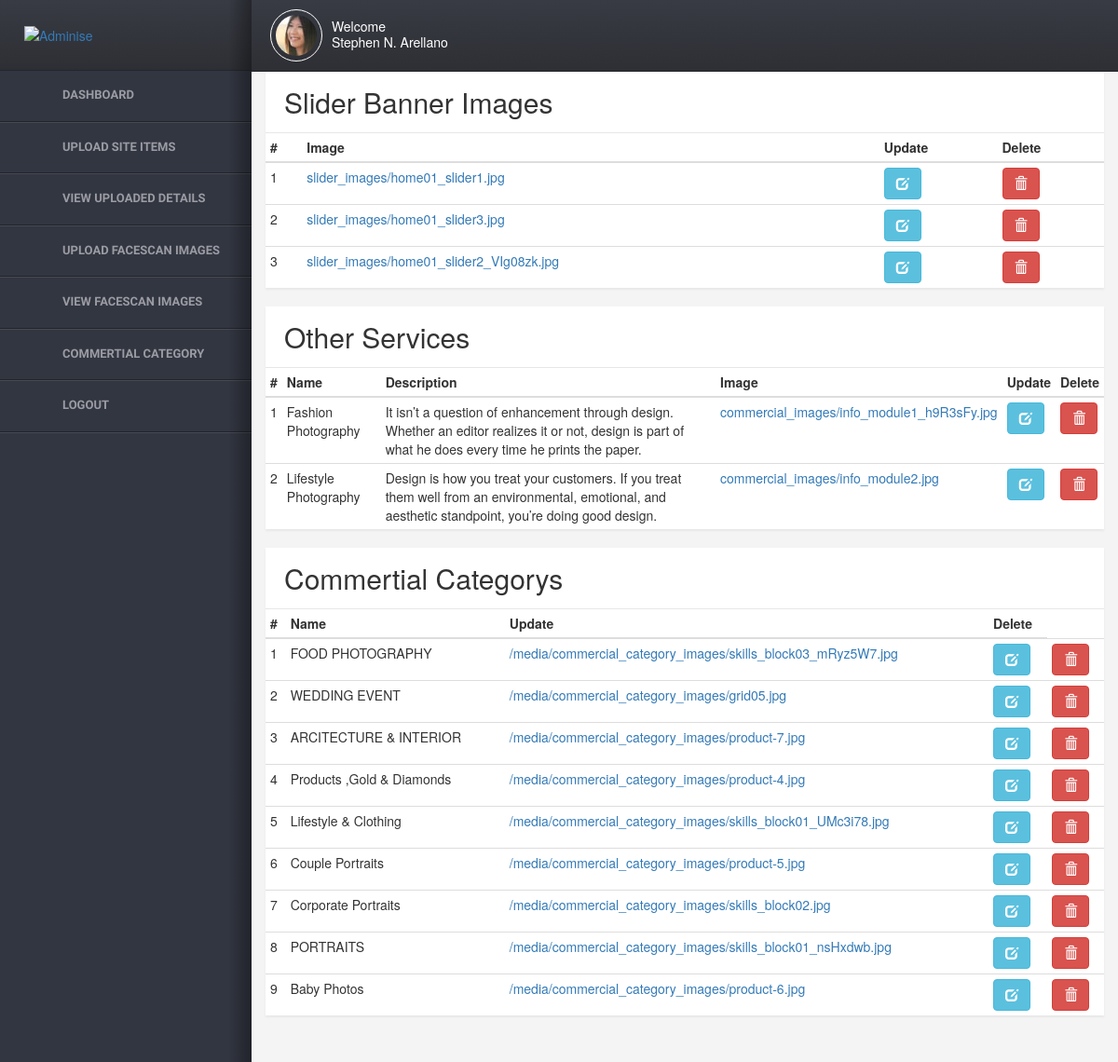
Screenshot of /site_admin/view_detail with the database file from the repository.
### photography/models.py (models this page shows, shortened)
class Slider(models.Model):
    slider_image = models.ImageField(upload_to="slider_images")

class Specialities(models.Model):
    spec_image = models.ImageField(upload_to="commercial_images")
    spec_name = models.CharField(max_length=100)
    spec_description = models.TextField(null=True)

class Commercial_Category(models.Model):
    name = models.CharField(max_length=100)
    slug = models.SlugField(unique=True,null=True,blank=True)
    commercial_categ_image = models.ImageField(upload_to="commercial_category_images")

### site_admin/views.py (the view)
# urls.py: path('view_detail',views.view_detail,name="view_detail"),
def view_detail(request):
    sliders=Slider.objects.all()
    specs=Specialities.objects.all()
    com_categs = Commercial_Category.objects.all()
    com_imgs = Commercials.objects.all()
    context ={
        "sliders": sliders,
        "specs" : specs ,
        "com_categs" : com_categs ,
        "com_imgs"   : com_imgs
    }
    return render(request,"admin_tables.html",context)

### templates/admin_tables.html (shortened to what this page needs)
<!DOCTYPE HTML>
<html>
{% load static %}
<head>
<link href="{% static 'assets/css/style.css'%}" rel="stylesheet" media="screen" />
<link href="{% static 'assets/css/bootstrap.css'%}" rel="stylesheet" media="screen" />
    <link rel="stylesheet" href="https://maxcdn.bootstrapcdn.com/bootstrap/3.4.1/css/bootstrap.min.css">
</head>
<body>
<div class="wrapper">
	<div class="structure-row">
        <aside class="sidebar">
        	<div class="sidebar-in">
                <header>
                    <div class="logo">
                        <a href="dashboard1.html"><img src="assets/images/logo.png" alt="Adminise" /></a>
                    </div>
                    <a href="#" class="togglemenu">&nbsp;</a>
                    <div class="clearfix"></div>
                </header>
                <nav class="navigation">
                    <ul class="navi-acc" id="nav2">
                        <li>
                        <a href="dashboard" class="dashboard">Dashboard</a>
                        </li>
                        <li>
                            <a href="upload_forms" class="forms">Upload Site Items</a>
                        </li>
                        <li>
                            <a href="view_detail" class="ui-elements">View Uploaded Details</a>
                        </li>
                        <li>
                            <a href="scan_upload" class="forms">Upload FaceScan Images</a>
                        </li>
                        <li>
                            <a href="view_scan_images" class="ui-elements">View FaceScan Images</a>
                        </li>
                        <li>
                            <a href="admin_gallery" class="layouts">Commertial Category</a>
                        </li>
                        <li>
                            <a href="admin_logout" class="loginoptions">Logout</a>
                        </li>
                    </ul>
                </nav>
                <span class="shadows"></span>
            </div>
        </aside>
        <div class="right-sec">
            <header>
                <div class="user">
                    <figure>
                        <a href="#"><img src="assets/images/avatar1.jpg" alt="Adminise" /></a>
                    </figure>
                    <div class="welcome">
                        <p>Welcome</p>
                        <h5><a href="#">Stephen N. Arellano</a></h5>
                    </div>
                </div>
                <div class="clearfix"></div>
            </header>
            <div class="container-liquid">
                     <div class="content-section">
                    <div class="row">
                        <div class="col-xs-12">
                            <div class="sec-box">
                                <header>
                                    <h2 class="heading">Slider Banner Images </h2>
                                </header>
                                <div class="contents">
                                    <section>
                                        <table class="table  table-condensed">
                                            <thead>
                                                <tr>
                                                    <th>#</th>
                                                    <th>Image </th>
                                                    <th>Update</th>
                                                    <th>Delete</th>
                                                </tr>
                                            </thead>
                                            <tbody>
                                                {% for slide in sliders %}
                                                <tr>
                                                    <td>{{forloop.counter}}</td>
                                                    <td><a href="{{slide.slider_image.url}}" >{{slide.slider_image.name}}</a></td>
                                                    <td><a href="{% url "slider_edit" slide.id %}" class="btn btn-info style3" data-toggle="modal">
                                                        <span class="glyphicon glyphicon-edit" aria-hidden="true"></span>
                                                    </a></td>
                                                    <td><a href="{% url "slider_delete" slide.id %}" class="btn btn-danger style3" data-toggle="modal"
                                                         data-target="">
                                                        <span class="glyphicon glyphicon-trash" aria-hidden="true" ></span>
                                                    </a></td>
                                                </tr>
                                                {% endfor %}
                                            </tbody>
                                        </table>
                                    </section>
                                </div>
                            </div>
                        </div>
                       <div class="col-xs-12">
                            <div class="sec-box">
                                <header>
                                    <h2 class="heading">Other Services</h2>
                                </header>
                                <div class="contents">
                                    <section>
                                        <table class="table table-condensed">
                                            <thead>
                                                <tr>
                                                    <th>#</th>
                                                    <th>Name</th>
                                                    <th>Description</th>
                                                    <th>Image</th>
                                                    <th>Update</th>
                                                    <th>Delete</th
                                                </tr>
                                            </thead>
                                            <tbody>
                                                {% for spec in specs %}
                                                <tr>
                                                    <td>{{forloop.counter}}</td>
                                                    <td>{{spec.spec_name}}</td>
                                                    <td>{{spec.spec_description}}</td>
                                                    <td><a href="{{spec.spec_image.url}}">{{spec.spec_image}}</a></td>
                                                    <td><a href="{% url "service_edit" spec.id %}" class="btn btn-info style3">
                                                        <span class="glyphicon glyphicon-edit" aria-hidden="true"></span>
                                                    </a></td>
                                                    <td><a href="{% url "service_delete" spec.id %}" class="btn btn-danger style3">
                                                        <span class="glyphicon glyphicon-trash" aria-hidden="true" ></span>
                                                    </a></td>
                                                </tr>
                                                {% endfor %}
                                            </tbody>
                                        </table>
                                    </section>
                                </div>
                            </div>
                        </div>
                        <div class="col-xs-12">
                                <div class="sec-box">
                                    <header>
                                        <h2 class="heading">Commertial Categorys</h2>
                                    </header>
                                    <div class="contents">
                                        <section>
                                            <table class="table table-condensed">
                                                <thead>
                                                    <tr>
                                                        <th>#</th>
                                                        <th>Name</th>
                                                        <th>Update</th>
                                                        <th>Delete</th>
                                                    </tr>
                                                </thead>
                                                <tbody>
                                                    {% for cat  in com_categs %}
                                                    <tr>
                                                        <td>{{forloop.counter}}</td>
                                                        <td>{{cat.name}}</td>
                                                        <td><a href="{{cat.commercial_categ_image.url}}"
                                                            >{{cat.commercial_categ_image.url}}</a></td>
                                                            <td><button class="btn btn-info style3">
                                                                <span class="glyphicon glyphicon-edit" aria-hidden="true"></span>
                                                            </button></td>
                                                            <td><button class="btn btn-danger style3">
                                                                <span class="glyphicon glyphicon-trash" aria-hidden="true" ></span>
                                                            </button></td>
                                                    </tr>
                                                            {% endfor %}
                                                </tbody>
                                            </table>
                                        </section>
                                    </div>
                                </div>
                        </div>
                    </div>
                </div>
            </div>
        </div>
    </div>
</div>
</body>
</html>

### rows the page displays
Slider: slider_image.name "slider_images/home01_slider1.jpg"
Slider: slider_image.name "slider_images/home01_slider3.jpg"
Slider: slider_image.name "slider_images/home01_slider2_VIg08zk.jpg"
Specialities: spec_name "Fashion Photography", spec_description "It isn’t a question of enhancement through design. Whether an editor realizes it or not, design is part of what he does every time he prints the paper.", spec_image "commercial_images/info_module1_h9R3sFy.jpg"
Specialities: spec_name "Lifestyle Photography", spec_description "Design is how you treat your customers. If you treat them well from an environmental, emotional, and aesthetic standpoint, you’re doing good design.", spec_image "commercial_images/info_module2.jpg"
Commercial_Category: name "FOOD PHOTOGRAPHY", commercial_categ_image "/media/commercial_category_images/skills_block03_mRyz5W7.jpg"
Commercial_Category: name "WEDDING EVENT", commercial_categ_image "/media/commercial_category_images/grid05.jpg"
Commercial_Category: name "ARCITECTURE & INTERIOR", commercial_categ_image "/media/commercial_category_images/product-7.jpg"
Commercial_Category: name "Products ,Gold & Diamonds", commercial_categ_image "/media/commercial_category_images/product-4.jpg"
Commercial_Category: name "Lifestyle & Clothing", commercial_categ_image "/media/commercial_category_images/skills_block01_UMc3i78.jpg"
Commercial_Category: name "Couple Portraits", commercial_categ_image "/media/commercial_category_images/product-5.jpg"
Commercial_Category: name "Corporate Portraits", commercial_categ_image "/media/commercial_category_images/skills_block02.jpg"
Commercial_Category: name "PORTRAITS", commercial_categ_image "/media/commercial_category_images/skills_block01_nsHxdwb.jpg"
Commercial_Category: name "Baby Photos", commercial_categ_image "/media/commercial_category_images/product-6.jpg"
